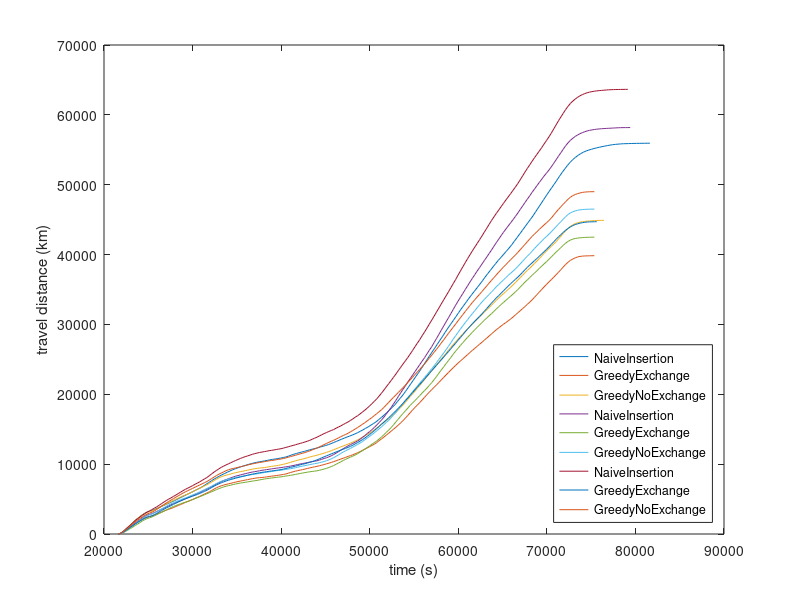

This chart was generated by the following MATLAB code:
x0 = [21630,21930,22230,22530,22830,23130,23430,23730,24030,24330,24630,24930,25230,25530,25830,26130,26430,26730,27030,27330,27630,27930,28230,28530,28830,29130,29430,29730,30030,30330,30630,30930,31230,31530,31830,32130,32430,32730,33030,33330,33630,33930,34230,34530,34830,35130,35430,35730,36030,36330,36630,36930,37230,37530,37830,38130,38430,38730,39030,39330,39630,39930,40230,40530,40830,41130,41430,41730,42030,42330,42630,42930,43230,43530,43830,44130,44430,44730,45030,45330,45630,45930,46230,46530,46830,47130,47430,47730,48030,48330,48630,48930,49230,49530,49830,50130,50430,50730,51030,51330,51630,51930,52230,52530,52830,53130,53430,53730,54030,54330,54630,54930,55230,55530,55830,56130,56430,56730,57030,57330,57630,57930,58230,58530,58830,59130,59430,59730,60030,60330,60630,60930,61230,61530,61830,62130,62430,62730,63030,63330,63630,63930,64230,64530,64830,65130,65430,65730,66030,66330,66630,66930,67230,67530,67830,68130,68430,68730,69030,69330,69630,69930,70230,70530,70830,71130,71430,71730,72030,72330,72630,72930,73230,73530,73830,74130,74430,74730,75030,75330,75630,75930,76230,76530,76830,77130,77430,77730,78030,78330,78630,78930,79230,79530,79830,80130,80430,80730,81030,81330,81630];
y0 = [0.39,130.24,408.91,765.11,1111.54,1439.87,1799.39,2136.97,2453.09,2745.94,2988.08,3168.97,3274.38,3418.59,3586.64,3752.35,3920.44,4088.54,4250.23,4421.45,4598.52,4765.42,4954.45,5133.87,5322.51,5510.37,5696.68,5877.37,6062.11,6264.72,6452.13,6644.27,6872.51,7122.26,7361.44,7615.76,7858.34,8078.53,8281.07,8487.47,8665.74,8849.3,9024.82,9197.69,9346.13,9479.97,9615.14,9737.83,9849.32,9966.14,10079.86,10171.54,10257.23,10332.55,10395.66,10469.43,10539.87,10618.03,10682.17,10736.85,10802.96,10867.25,10946.25,11028.61,11147.43,11291.53,11421.25,11528.38,11637.94,11739.67,11828.27,11945.7,12048.69,12152.44,12242.16,12339.63,12451.18,12560.64,12672.08,12792.27,12937.61,13098.39,13246.97,13416.49,13571.12,13724.69,13878.34,14015.48,14162.21,14330.44,14503.39,14701.84,14902.83,15125.84,15333.65,15583.67,15819.33,16069.52,16389.74,16700.78,17028.77,17383.75,17740.93,18108.09,18483.93,18958.03,19415.91,19872.82,20393.18,20937.35,21494.47,22034.78,22589.28,23119.7,23689.73,24278.57,24877.83,25463.25,26031.25,26588.71,27165.46,27739.99,28305.33,28895.71,29470.95,30020.44,30557.91,31114.62,31676.56,32219.82,32744.53,33263.0,33791.7,34292.08,34771.88,35262.1,35754.13,36254.07,36780.76,37281.66,37756.32,38253.94,38728.08,39189.92,39612.6,40050.62,40490.54,40925.15,41396.96,41911.23,42422.38,42941.68,43456.19,43984.29,44502.19,45010.06,45540.23,46122.31,46693.09,47267.3,47856.89,48422.88,48996.46,49537.11,50072.24,50639.51,51217.49,51760.44,52275.29,52766.33,53207.28,53598.81,53918.75,54208.66,54454.71,54665.12,54825.73,54961.31,55071.74,55181.58,55276.52,55365.07,55448.99,55524.67,55600.62,55670.43,55729.53,55773.74,55810.74,55839.73,55867.05,55877.57,55887.8,55899.75,55910.89,55918.23,55921.85,55928.7,55934.46,55940.39,55943.81];
x1 = [21630,21900,22170,22440,22710,22980,23250,23520,23790,24060,24330,24600,24870,25140,25410,25680,25950,26220,26490,26760,27030,27300,27570,27840,28110,28380,28650,28920,29190,29460,29730,30000,30270,30540,30810,31080,31350,31620,31890,32160,32430,32700,32970,33240,33510,33780,34050,34320,34590,34860,35130,35400,35670,35940,36210,36480,36750,37020,37290,37560,37830,38100,38370,38640,38910,39180,39450,39720,39990,40260,40530,40800,41070,41340,41610,41880,42150,42420,42690,42960,43230,43500,43770,44040,44310,44580,44850,45120,45390,45660,45930,46200,46470,46740,47010,47280,47550,47820,48090,48360,48630,48900,49170,49440,49710,49980,50250,50520,50790,51060,51330,51600,51870,52140,52410,52680,52950,53220,53490,53760,54030,54300,54570,54840,55110,55380,55650,55920,56190,56460,56730,57000,57270,57540,57810,58080,58350,58620,58890,59160,59430,59700,59970,60240,60510,60780,61050,61320,61590,61860,62130,62400,62670,62940,63210,63480,63750,64020,64290,64560,64830,65100,65370,65640,65910,66180,66450,66720,66990,67260,67530,67800,68070,68340,68610,68880,69150,69420,69690,69960,70230,70500,70770,71040,71310,71580,71850,72120,72390,72660,72930,73200,73470,73740,74010,74280,74550,74820,75090,75360];
y1 = [0.39,93.64,293.64,544.2,791.21,1034.69,1258.82,1506.99,1722.94,1914.44,2101.04,2268.06,2385.59,2487.81,2587.71,2690.11,2824.39,2983.19,3131.64,3275.05,3413.9,3530.95,3650.27,3788.71,3940.34,4080.67,4217.34,4373.71,4521.02,4650.16,4784.45,4929.67,5101.74,5248.42,5386.18,5553.4,5721.84,5876.66,6034.19,6230.65,6436.77,6614.97,6777.13,6901.62,7009.03,7098.05,7178.16,7263.79,7347.45,7427.66,7508.13,7576.37,7646.59,7715.43,7782.04,7856.45,7919.0,7980.4,8032.34,8063.87,8091.81,8132.23,8174.07,8230.25,8278.82,8320.63,8368.65,8416.58,8468.72,8525.93,8595.64,8696.19,8809.42,8902.77,8996.87,9071.27,9146.13,9213.53,9295.67,9384.81,9463.07,9540.17,9613.03,9687.34,9766.76,9855.38,9937.96,10047.26,10140.82,10245.53,10363.83,10474.42,10609.01,10731.08,10849.22,10971.46,11104.44,11218.52,11348.07,11484.37,11632.73,11788.46,11956.44,12142.54,12314.98,12499.28,12679.1,12857.65,13087.97,13361.45,13606.21,13877.26,14151.15,14430.09,14709.37,14993.17,15274.52,15588.07,15905.4,16229.69,16595.02,16975.87,17361.44,17755.26,18121.88,18462.39,18820.76,19181.48,19568.48,19950.63,20310.46,20670.06,20995.21,21347.82,21698.18,22057.53,22415.23,22770.74,23118.23,23468.79,23809.87,24138.02,24458.43,24768.18,25071.5,25371.72,25684.89,25988.65,26283.97,26575.44,26867.12,27163.47,27447.03,27742.71,28042.68,28341.84,28646.73,28947.65,29237.66,29503.74,29768.95,30026.87,30270.64,30517.62,30783.74,31053.87,31363.64,31662.96,31960.96,32263.58,32562.45,32885.83,33195.85,33532.44,33888.91,34265.92,34638.94,35008.22,35376.43,35727.83,36080.43,36413.42,36751.16,37110.24,37461.86,37835.19,38222.4,38585.31,38902.19,39169.79,39372.71,39528.48,39657.29,39736.77,39779.26,39803.63,39814.91,39826.4,39834.74,39838.17];
x2 = [21630,21900,22170,22440,22710,22980,23250,23520,23790,24060,24330,24600,24870,25140,25410,25680,25950,26220,26490,26760,27030,27300,27570,27840,28110,28380,28650,28920,29190,29460,29730,30000,30270,30540,30810,31080,31350,31620,31890,32160,32430,32700,32970,33240,33510,33780,34050,34320,34590,34860,35130,35400,35670,35940,36210,36480,36750,37020,37290,37560,37830,38100,38370,38640,38910,39180,39450,39720,39990,40260,40530,40800,41070,41340,41610,41880,42150,42420,42690,42960,43230,43500,43770,44040,44310,44580,44850,45120,45390,45660,45930,46200,46470,46740,47010,47280,47550,47820,48090,48360,48630,48900,49170,49440,49710,49980,50250,50520,50790,51060,51330,51600,51870,52140,52410,52680,52950,53220,53490,53760,54030,54300,54570,54840,55110,55380,55650,55920,56190,56460,56730,57000,57270,57540,57810,58080,58350,58620,58890,59160,59430,59700,59970,60240,60510,60780,61050,61320,61590,61860,62130,62400,62670,62940,63210,63480,63750,64020,64290,64560,64830,65100,65370,65640,65910,66180,66450,66720,66990,67260,67530,67800,68070,68340,68610,68880,69150,69420,69690,69960,70230,70500,70770,71040,71310,71580,71850,72120,72390,72660,72930,73200,73470,73740,74010,74280,74550,74820,75090,75360,75630,75900,76170,76440];
y2 = [0.39,107.11,345.41,655.28,962.49,1270.03,1588.3,1926.2,2223.08,2502.83,2741.75,2950.87,3111.07,3203.48,3294.01,3448.94,3606.48,3782.74,3961.85,4130.31,4297.58,4465.69,4637.79,4804.46,4973.03,5135.63,5294.85,5455.3,5590.61,5730.21,5873.75,6039.9,6221.94,6385.43,6544.18,6717.62,6882.83,7057.43,7234.83,7444.53,7653.11,7850.19,8041.01,8197.01,8322.66,8415.31,8505.61,8607.94,8696.96,8775.23,8855.02,8926.99,8988.21,9065.11,9138.44,9208.15,9277.72,9343.33,9401.44,9439.77,9467.57,9510.33,9558.55,9629.84,9682.59,9728.53,9780.69,9835.44,9904.35,9983.38,10065.11,10162.89,10265.49,10371.03,10470.47,10570.39,10652.86,10732.43,10816.76,10919.68,11017.22,11111.87,11192.66,11277.66,11377.01,11473.4,11570.37,11689.03,11804.56,11921.02,12074.13,12201.78,12338.79,12479.2,12601.51,12733.41,12863.87,13009.93,13153.23,13312.2,13472.41,13655.4,13847.25,14059.07,14241.08,14452.22,14675.49,14905.25,15148.45,15426.11,15704.1,15972.89,16239.44,16516.81,16798.59,17076.12,17390.73,17752.64,18120.83,18478.07,18850.86,19270.88,19675.39,20064.39,20459.49,20867.16,21282.9,21694.84,22116.98,22547.1,22961.73,23393.88,23816.55,24225.09,24626.05,25046.76,25451.08,25866.44,26292.65,26717.52,27113.03,27508.91,27891.45,28256.64,28636.44,29007.05,29366.74,29719.79,30068.52,30402.42,30735.88,31062.22,31405.24,31746.15,32085.11,32410.3,32753.5,33105.14,33443.81,33779.55,34111.15,34406.57,34709.42,35012.16,35328.25,35659.54,36004.31,36348.77,36691.12,37046.37,37400.13,37738.32,38053.55,38383.45,38742.76,39076.57,39435.36,39805.31,40162.48,40513.48,40849.04,41172.87,41494.09,41838.38,42235.41,42630.77,43035.92,43398.66,43725.23,44025.73,44263.79,44433.41,44554.44,44638.47,44702.68,44749.41,44782.34,44812.93,44838.86,44861.07,44878.07,44888.15,44893.55,44897.38];
x3 = [21630,21900,22170,22440,22710,22980,23250,23520,23790,24060,24330,24600,24870,25140,25410,25680,25950,26220,26490,26760,27030,27300,27570,27840,28110,28380,28650,28920,29190,29460,29730,30000,30270,30540,30810,31080,31350,31620,31890,32160,32430,32700,32970,33240,33510,33780,34050,34320,34590,34860,35130,35400,35670,35940,36210,36480,36750,37020,37290,37560,37830,38100,38370,38640,38910,39180,39450,39720,39990,40260,40530,40800,41070,41340,41610,41880,42150,42420,42690,42960,43230,43500,43770,44040,44310,44580,44850,45120,45390,45660,45930,46200,46470,46740,47010,47280,47550,47820,48090,48360,48630,48900,49170,49440,49710,49980,50250,50520,50790,51060,51330,51600,51870,52140,52410,52680,52950,53220,53490,53760,54030,54300,54570,54840,55110,55380,55650,55920,56190,56460,56730,57000,57270,57540,57810,58080,58350,58620,58890,59160,59430,59700,59970,60240,60510,60780,61050,61320,61590,61860,62130,62400,62670,62940,63210,63480,63750,64020,64290,64560,64830,65100,65370,65640,65910,66180,66450,66720,66990,67260,67530,67800,68070,68340,68610,68880,69150,69420,69690,69960,70230,70500,70770,71040,71310,71580,71850,72120,72390,72660,72930,73200,73470,73740,74010,74280,74550,74820,75090,75360,75630,75900,76170,76440,76710,76980,77250,77520,77790,78060,78330,78600,78870,79140,79410];
y3 = [0.39,75.11,241.0,467.96,733.76,1010.32,1281.64,1556.48,1798.29,2042.64,2292.03,2520.31,2693.77,2806.96,2912.07,3063.17,3218.75,3379.77,3534.5,3698.67,3865.23,4028.61,4198.64,4353.55,4503.59,4638.14,4770.92,4909.93,5043.9,5181.86,5334.63,5495.0,5640.93,5788.47,5944.72,6104.06,6263.57,6431.8,6602.91,6776.23,6976.13,7164.91,7334.45,7496.15,7647.49,7784.12,7907.7,8041.43,8164.85,8274.24,8367.23,8454.92,8544.31,8633.91,8713.84,8796.37,8871.48,8925.63,8984.45,9048.5,9115.92,9168.52,9216.76,9268.07,9320.48,9373.62,9422.91,9465.56,9502.73,9562.44,9616.48,9661.29,9728.08,9793.99,9873.97,9950.83,10023.28,10088.99,10153.17,10228.35,10294.91,10357.69,10412.89,10483.53,10580.87,10688.68,10804.85,10922.32,11045.25,11200.51,11377.52,11574.87,11778.91,12000.47,12211.94,12417.24,12615.48,12793.68,12970.64,13130.24,13309.14,13556.36,13807.88,14084.64,14380.29,14652.61,14944.28,15252.14,15601.13,15952.5,16318.77,16718.46,17175.35,17635.65,18100.88,18600.83,19128.28,19663.14,20199.58,20715.95,21215.07,21742.3,22253.16,22750.19,23248.42,23744.98,24253.96,24749.41,25235.95,25775.75,26299.44,26819.64,27399.91,27984.77,28578.28,29179.73,29776.96,30366.8,30954.54,31549.77,32150.76,32748.71,33320.74,33875.76,34425.03,34981.46,35526.53,36075.16,36596.99,37119.29,37636.69,38137.19,38638.24,39143.56,39638.53,40151.43,40649.5,41182.02,41704.01,42198.87,42701.01,43186.51,43650.97,44102.09,44546.12,45000.17,45459.93,45943.85,46452.49,46947.54,47456.31,47935.79,48417.07,48923.45,49393.42,49866.76,50330.3,50788.65,51246.36,51661.28,52089.65,52560.24,53055.27,53566.69,54081.96,54580.98,55077.3,55582.58,55994.64,56354.33,56651.78,56909.93,57122.83,57304.8,57456.92,57587.13,57698.78,57779.83,57850.71,57901.71,57948.68,57984.16,58016.06,58039.16,58058.53,58077.89,58096.14,58115.75,58134.68,58154.63,58166.1,58172.3,58175.88,58180.08,58184.15];
x4 = [21630,21900,22170,22440,22710,22980,23250,23520,23790,24060,24330,24600,24870,25140,25410,25680,25950,26220,26490,26760,27030,27300,27570,27840,28110,28380,28650,28920,29190,29460,29730,30000,30270,30540,30810,31080,31350,31620,31890,32160,32430,32700,32970,33240,33510,33780,34050,34320,34590,34860,35130,35400,35670,35940,36210,36480,36750,37020,37290,37560,37830,38100,38370,38640,38910,39180,39450,39720,39990,40260,40530,40800,41070,41340,41610,41880,42150,42420,42690,42960,43230,43500,43770,44040,44310,44580,44850,45120,45390,45660,45930,46200,46470,46740,47010,47280,47550,47820,48090,48360,48630,48900,49170,49440,49710,49980,50250,50520,50790,51060,51330,51600,51870,52140,52410,52680,52950,53220,53490,53760,54030,54300,54570,54840,55110,55380,55650,55920,56190,56460,56730,57000,57270,57540,57810,58080,58350,58620,58890,59160,59430,59700,59970,60240,60510,60780,61050,61320,61590,61860,62130,62400,62670,62940,63210,63480,63750,64020,64290,64560,64830,65100,65370,65640,65910,66180,66450,66720,66990,67260,67530,67800,68070,68340,68610,68880,69150,69420,69690,69960,70230,70500,70770,71040,71310,71580,71850,72120,72390,72660,72930,73200,73470,73740,74010,74280,74550,74820,75090,75360];
y4 = [0.39,65.4,193.49,373.77,577.46,786.75,996.81,1216.81,1417.66,1638.53,1858.11,2053.44,2205.04,2322.3,2439.27,2608.49,2772.35,2940.13,3099.46,3266.32,3437.27,3619.35,3790.31,3937.81,4076.73,4205.01,4328.11,4447.93,4553.64,4673.49,4808.19,4942.41,5066.54,5194.74,5346.46,5486.76,5625.72,5768.15,5912.26,6055.44,6204.56,6358.76,6494.83,6623.9,6742.03,6837.25,6924.82,6998.12,7081.86,7156.7,7230.51,7296.2,7347.56,7400.79,7456.94,7517.65,7574.25,7622.64,7675.1,7742.48,7808.22,7872.44,7922.01,7972.89,8018.37,8063.41,8110.8,8147.91,8178.07,8239.94,8296.61,8343.22,8404.27,8459.91,8526.1,8594.85,8667.15,8728.14,8791.85,8853.42,8908.46,8953.43,8995.53,9044.86,9122.34,9209.02,9297.31,9399.77,9519.47,9655.42,9802.51,9975.33,10154.24,10338.47,10530.57,10688.25,10848.65,10998.63,11150.02,11307.53,11492.91,11712.03,11915.29,12147.34,12378.44,12605.4,12851.19,13084.32,13317.98,13597.09,13897.05,14209.09,14543.48,14872.83,15224.09,15620.8,16040.06,16443.52,16861.89,17254.09,17636.55,18024.08,18407.8,18756.95,19096.45,19455.41,19823.28,20187.22,20527.39,20885.84,21276.44,21667.64,22092.89,22544.57,23013.0,23477.48,23929.17,24394.46,24828.99,25276.55,25738.25,26175.89,26579.11,26991.45,27383.02,27775.3,28154.14,28515.97,28871.79,29234.87,29584.71,29922.93,30254.45,30592.83,30919.72,31236.92,31544.44,31874.44,32210.44,32531.48,32848.81,33146.59,33452.67,33746.93,34041.21,34341.98,34663.62,34995.23,35347.51,35706.71,36060.44,36388.47,36710.34,37045.81,37354.81,37684.04,38026.62,38347.8,38677.13,38988.3,39319.7,39656.79,40013.93,40349.88,40679.4,41001.88,41324.92,41637.82,41882.58,42075.02,42217.15,42302.23,42359.79,42399.0,42429.77,42453.24,42472.1,42483.03,42489.51,42495.09];
x5 = [21630,21900,22170,22440,22710,22980,23250,23520,23790,24060,24330,24600,24870,25140,25410,25680,25950,26220,26490,26760,27030,27300,27570,27840,28110,28380,28650,28920,29190,29460,29730,30000,30270,30540,30810,31080,31350,31620,31890,32160,32430,32700,32970,33240,33510,33780,34050,34320,34590,34860,35130,35400,35670,35940,36210,36480,36750,37020,37290,37560,37830,38100,38370,38640,38910,39180,39450,39720,39990,40260,40530,40800,41070,41340,41610,41880,42150,42420,42690,42960,43230,43500,43770,44040,44310,44580,44850,45120,45390,45660,45930,46200,46470,46740,47010,47280,47550,47820,48090,48360,48630,48900,49170,49440,49710,49980,50250,50520,50790,51060,51330,51600,51870,52140,52410,52680,52950,53220,53490,53760,54030,54300,54570,54840,55110,55380,55650,55920,56190,56460,56730,57000,57270,57540,57810,58080,58350,58620,58890,59160,59430,59700,59970,60240,60510,60780,61050,61320,61590,61860,62130,62400,62670,62940,63210,63480,63750,64020,64290,64560,64830,65100,65370,65640,65910,66180,66450,66720,66990,67260,67530,67800,68070,68340,68610,68880,69150,69420,69690,69960,70230,70500,70770,71040,71310,71580,71850,72120,72390,72660,72930,73200,73470,73740,74010,74280,74550,74820,75090,75360];
y5 = [0.39,75.91,235.36,444.51,700.86,952.67,1218.15,1483.01,1717.75,1972.93,2228.42,2466.48,2640.44,2757.22,2858.22,3024.49,3197.86,3396.93,3587.79,3767.75,3950.29,4145.09,4331.9,4485.07,4628.3,4766.02,4897.49,5033.12,5156.16,5293.05,5443.61,5592.15,5727.53,5866.53,6034.69,6189.52,6354.03,6522.54,6676.0,6850.49,7040.62,7230.86,7391.03,7544.08,7662.08,7762.56,7856.26,7944.29,8022.72,8089.34,8152.69,8221.65,8283.02,8342.18,8402.98,8462.36,8519.02,8563.23,8611.81,8672.23,8738.76,8792.73,8837.79,8896.08,8950.02,9005.16,9055.36,9100.95,9133.01,9189.35,9245.67,9289.28,9350.94,9412.95,9489.4,9573.84,9653.88,9718.42,9786.82,9862.75,9934.96,9998.18,10064.75,10127.45,10205.88,10290.25,10379.2,10490.85,10616.84,10763.86,10927.7,11117.69,11319.41,11539.52,11736.46,11915.93,12080.65,12257.37,12447.44,12624.72,12812.44,13008.56,13224.68,13475.99,13726.04,13968.43,14220.55,14494.86,14761.55,15055.9,15343.15,15651.71,15965.45,16279.24,16640.28,17022.1,17430.29,17856.04,18276.92,18695.04,19128.98,19531.56,19946.47,20366.77,20763.04,21175.7,21592.39,21997.03,22395.21,22803.98,23225.54,23648.57,24067.27,24536.41,24995.44,25444.67,25909.29,26394.54,26863.74,27373.85,27896.33,28378.85,28859.68,29342.95,29798.21,30250.14,30689.59,31126.8,31546.64,31966.53,32389.97,32809.55,33209.99,33581.56,33937.89,34282.5,34644.0,35012.47,35380.03,35710.7,36043.24,36378.48,36704.17,37025.39,37328.14,37632.52,37955.56,38299.46,38657.4,39043.19,39416.17,39781.18,40113.7,40493.22,40872.96,41241.83,41584.47,41933.44,42284.34,42587.3,42917.9,43260.77,43635.83,43991.87,44356.37,44708.15,45066.71,45427.43,45735.92,45966.54,46131.6,46254.28,46344.38,46401.35,46439.77,46469.17,46487.82,46500.65,46503.89,46504.84];
x6 = [21630,21900,22170,22440,22710,22980,23250,23520,23790,24060,24330,24600,24870,25140,25410,25680,25950,26220,26490,26760,27030,27300,27570,27840,28110,28380,28650,28920,29190,29460,29730,30000,30270,30540,30810,31080,31350,31620,31890,32160,32430,32700,32970,33240,33510,33780,34050,34320,34590,34860,35130,35400,35670,35940,36210,36480,36750,37020,37290,37560,37830,38100,38370,38640,38910,39180,39450,39720,39990,40260,40530,40800,41070,41340,41610,41880,42150,42420,42690,42960,43230,43500,43770,44040,44310,44580,44850,45120,45390,45660,45930,46200,46470,46740,47010,47280,47550,47820,48090,48360,48630,48900,49170,49440,49710,49980,50250,50520,50790,51060,51330,51600,51870,52140,52410,52680,52950,53220,53490,53760,54030,54300,54570,54840,55110,55380,55650,55920,56190,56460,56730,57000,57270,57540,57810,58080,58350,58620,58890,59160,59430,59700,59970,60240,60510,60780,61050,61320,61590,61860,62130,62400,62670,62940,63210,63480,63750,64020,64290,64560,64830,65100,65370,65640,65910,66180,66450,66720,66990,67260,67530,67800,68070,68340,68610,68880,69150,69420,69690,69960,70230,70500,70770,71040,71310,71580,71850,72120,72390,72660,72930,73200,73470,73740,74010,74280,74550,74820,75090,75360,75630,75900,76170,76440,76710,76980,77250,77520,77790,78060,78330,78600,78870,79140];
y6 = [1.08,122.4,365.54,660.95,971.56,1291.43,1617.22,1927.77,2189.36,2433.47,2674.77,2918.92,3135.66,3317.62,3491.28,3694.68,3886.53,4106.23,4344.66,4567.86,4789.61,4995.12,5177.77,5377.15,5576.11,5784.06,5994.23,6204.76,6391.3,6572.14,6736.42,6921.28,7113.56,7282.96,7474.21,7676.17,7885.53,8087.95,8344.36,8613.8,8868.65,9098.83,9334.89,9538.29,9716.38,9888.1,10043.96,10209.78,10369.12,10522.92,10672.23,10814.06,10950.42,11069.43,11180.09,11290.06,11408.21,11509.14,11586.04,11668.06,11728.71,11792.81,11852.28,11927.46,11976.54,12030.93,12098.64,12152.62,12211.46,12296.37,12392.61,12485.98,12582.08,12678.35,12766.8,12875.61,12970.76,13067.18,13173.22,13282.89,13406.88,13561.71,13707.85,13854.55,14027.38,14204.56,14374.13,14521.83,14679.66,14818.9,14955.74,15140.96,15311.02,15484.25,15668.83,15856.93,16037.31,16253.16,16478.09,16714.07,16932.01,17185.55,17449.41,17720.5,18013.31,18327.62,18657.26,18984.57,19346.45,19744.56,20156.91,20605.22,21061.68,21512.06,21962.12,22420.67,22887.03,23377.98,23856.91,24334.87,24796.41,25267.35,25762.19,26275.82,26814.59,27322.45,27828.58,28384.04,28908.6,29468.87,30046.83,30609.14,31181.3,31768.23,32343.49,32936.6,33514.88,34092.39,34664.19,35258.88,35843.47,36428.28,37046.69,37646.93,38243.94,38831.44,39417.83,39969.9,40526.6,41064.04,41587.43,42122.74,42658.19,43212.27,43760.35,44322.34,44869.22,45389.13,45883.87,46366.23,46848.64,47329.49,47804.44,48263.87,48724.39,49198.45,49673.18,50169.1,50704.0,51258.94,51808.78,52343.35,52852.89,53367.6,53876.61,54348.13,54830.45,55319.93,55836.23,56331.39,56842.17,57382.65,57974.28,58559.7,59146.17,59692.36,60224.48,60762.02,61225.5,61637.53,61974.43,62257.38,62512.44,62728.69,62900.23,63045.82,63164.51,63255.24,63326.79,63385.41,63432.63,63470.93,63500.28,63531.74,63560.47,63586.53,63602.28,63617.1,63626.01,63633.75,63639.56,63645.18,63649.28,63652.82];
x7 = [21630,21900,22170,22440,22710,22980,23250,23520,23790,24060,24330,24600,24870,25140,25410,25680,25950,26220,26490,26760,27030,27300,27570,27840,28110,28380,28650,28920,29190,29460,29730,30000,30270,30540,30810,31080,31350,31620,31890,32160,32430,32700,32970,33240,33510,33780,34050,34320,34590,34860,35130,35400,35670,35940,36210,36480,36750,37020,37290,37560,37830,38100,38370,38640,38910,39180,39450,39720,39990,40260,40530,40800,41070,41340,41610,41880,42150,42420,42690,42960,43230,43500,43770,44040,44310,44580,44850,45120,45390,45660,45930,46200,46470,46740,47010,47280,47550,47820,48090,48360,48630,48900,49170,49440,49710,49980,50250,50520,50790,51060,51330,51600,51870,52140,52410,52680,52950,53220,53490,53760,54030,54300,54570,54840,55110,55380,55650,55920,56190,56460,56730,57000,57270,57540,57810,58080,58350,58620,58890,59160,59430,59700,59970,60240,60510,60780,61050,61320,61590,61860,62130,62400,62670,62940,63210,63480,63750,64020,64290,64560,64830,65100,65370,65640,65910,66180,66450,66720,66990,67260,67530,67800,68070,68340,68610,68880,69150,69420,69690,69960,70230,70500,70770,71040,71310,71580,71850,72120,72390,72660,72930,73200,73470,73740,74010,74280,74550,74820,75090,75360,75630];
y7 = [1.08,104.38,280.94,501.44,732.05,969.96,1210.39,1428.1,1648.82,1867.7,2067.64,2265.91,2422.4,2519.54,2607.05,2765.04,2948.84,3152.79,3357.74,3539.14,3730.85,3896.41,4068.46,4244.63,4409.75,4570.96,4734.12,4894.27,5039.42,5170.68,5293.16,5415.72,5537.67,5663.78,5807.88,5954.18,6103.38,6262.21,6462.89,6655.53,6845.96,7022.93,7186.29,7334.76,7463.46,7586.33,7699.78,7805.89,7891.77,7988.73,8078.53,8162.68,8253.55,8331.21,8414.25,8493.36,8576.96,8638.38,8705.34,8767.05,8823.51,8874.31,8924.37,8980.8,9024.43,9070.56,9121.81,9171.55,9226.54,9292.74,9380.44,9461.06,9544.93,9625.68,9708.47,9806.84,9902.18,9982.06,10062.18,10156.42,10259.45,10366.79,10484.09,10610.69,10759.63,10906.36,11047.31,11189.99,11327.74,11467.0,11606.58,11740.54,11880.31,12011.71,12140.82,12263.68,12397.23,12542.64,12709.23,12903.26,13087.47,13289.54,13506.02,13729.42,13979.41,14242.47,14517.04,14802.19,15105.75,15403.1,15710.77,16013.74,16316.27,16638.47,16961.01,17297.6,17635.89,17982.18,18342.85,18703.03,19085.42,19465.12,19853.96,20246.88,20650.89,21038.95,21417.58,21802.12,22179.71,22583.58,22980.36,23375.58,23763.21,24149.68,24545.12,24932.79,25324.99,25720.38,26117.69,26519.86,26925.51,27318.44,27733.33,28129.46,28530.63,28948.24,29340.71,29725.1,30089.45,30459.77,30805.79,31146.72,31506.51,31891.14,32276.73,32668.28,33052.88,33425.88,33794.56,34128.76,34466.67,34814.46,35155.02,35500.26,35839.15,36151.07,36452.42,36775.98,37108.06,37462.44,37832.91,38176.04,38510.11,38817.22,39143.27,39444.69,39764.26,40093.89,40413.56,40739.99,41091.72,41452.39,41822.43,42186.26,42537.29,42856.78,43172.82,43485.39,43740.92,43965.57,44150.21,44292.05,44405.98,44496.66,44563.13,44621.5,44658.94,44674.75,44690.36,44699.67,44705.82];
x8 = [21630,21900,22170,22440,22710,22980,23250,23520,23790,24060,24330,24600,24870,25140,25410,25680,25950,26220,26490,26760,27030,27300,27570,27840,28110,28380,28650,28920,29190,29460,29730,30000,30270,30540,30810,31080,31350,31620,31890,32160,32430,32700,32970,33240,33510,33780,34050,34320,34590,34860,35130,35400,35670,35940,36210,36480,36750,37020,37290,37560,37830,38100,38370,38640,38910,39180,39450,39720,39990,40260,40530,40800,41070,41340,41610,41880,42150,42420,42690,42960,43230,43500,43770,44040,44310,44580,44850,45120,45390,45660,45930,46200,46470,46740,47010,47280,47550,47820,48090,48360,48630,48900,49170,49440,49710,49980,50250,50520,50790,51060,51330,51600,51870,52140,52410,52680,52950,53220,53490,53760,54030,54300,54570,54840,55110,55380,55650,55920,56190,56460,56730,57000,57270,57540,57810,58080,58350,58620,58890,59160,59430,59700,59970,60240,60510,60780,61050,61320,61590,61860,62130,62400,62670,62940,63210,63480,63750,64020,64290,64560,64830,65100,65370,65640,65910,66180,66450,66720,66990,67260,67530,67800,68070,68340,68610,68880,69150,69420,69690,69960,70230,70500,70770,71040,71310,71580,71850,72120,72390,72660,72930,73200,73470,73740,74010,74280,74550,74820,75090,75360];
y8 = [1.08,112.47,320.71,582.69,875.23,1164.89,1463.21,1745.56,1995.38,2222.43,2454.31,2676.14,2858.21,2993.85,3121.32,3302.1,3508.57,3743.99,3983.2,4216.22,4434.56,4652.66,4859.43,5061.4,5269.21,5465.75,5662.55,5855.14,6036.66,6204.86,6368.04,6530.47,6694.08,6863.93,7021.75,7193.47,7350.39,7515.96,7719.82,7943.14,8152.57,8361.96,8554.88,8726.95,8894.17,9057.68,9199.07,9304.36,9382.38,9459.39,9541.01,9619.32,9706.12,9787.11,9880.37,9958.71,10037.99,10111.24,10176.99,10240.07,10291.99,10350.77,10412.5,10477.8,10518.46,10565.63,10630.9,10685.45,10737.31,10810.84,10894.51,10987.03,11082.19,11180.27,11266.87,11379.06,11475.14,11562.31,11664.05,11780.94,11905.03,12031.7,12170.22,12301.06,12463.5,12641.97,12793.39,12961.92,13120.87,13272.17,13418.43,13580.81,13760.03,13934.08,14099.15,14246.67,14418.48,14621.87,14816.17,15029.37,15242.85,15465.42,15695.6,15925.29,16182.86,16427.62,16674.56,16950.62,17225.84,17506.4,17787.31,18122.97,18478.64,18841.44,19210.5,19554.13,19900.66,20251.48,20596.12,20955.78,21322.33,21704.17,22072.5,22441.47,22830.57,23196.09,23561.61,23955.37,24350.89,24768.91,25182.27,25596.04,26015.19,26441.01,26880.22,27346.87,27794.47,28258.2,28714.53,29164.28,29606.06,30056.94,30510.12,30966.22,31402.03,31842.35,32283.79,32711.16,33136.5,33533.4,33929.19,34309.28,34706.81,35115.87,35506.66,35918.06,36310.19,36694.43,37088.01,37473.37,37839.1,38211.18,38557.82,38915.61,39273.21,39603.23,39943.77,40310.41,40689.86,41073.46,41457.81,41852.55,42239.45,42605.27,42947.26,43272.61,43609.36,43935.87,44245.24,44553.21,44871.74,45226.52,45651.27,46069.4,46462.9,46844.13,47202.32,47572.78,47914.52,48217.78,48440.41,48601.2,48724.14,48819.32,48899.38,48946.24,48973.98,48993.6,49001.98,49002.09];
plot(x0,y0,x1,y1,x2,y2,x3,y3,x4,y4,x5,y5,x6,y6,x7,y7,x8,y8);
legend('NaiveInsertion','GreedyExchange','GreedyNoExchange','NaiveInsertion','GreedyExchange','GreedyNoExchange','NaiveInsertion','GreedyExchange','GreedyNoExchange','location','southeast');
xlabel('time (s)');
ylabel('travel distance (km)');
